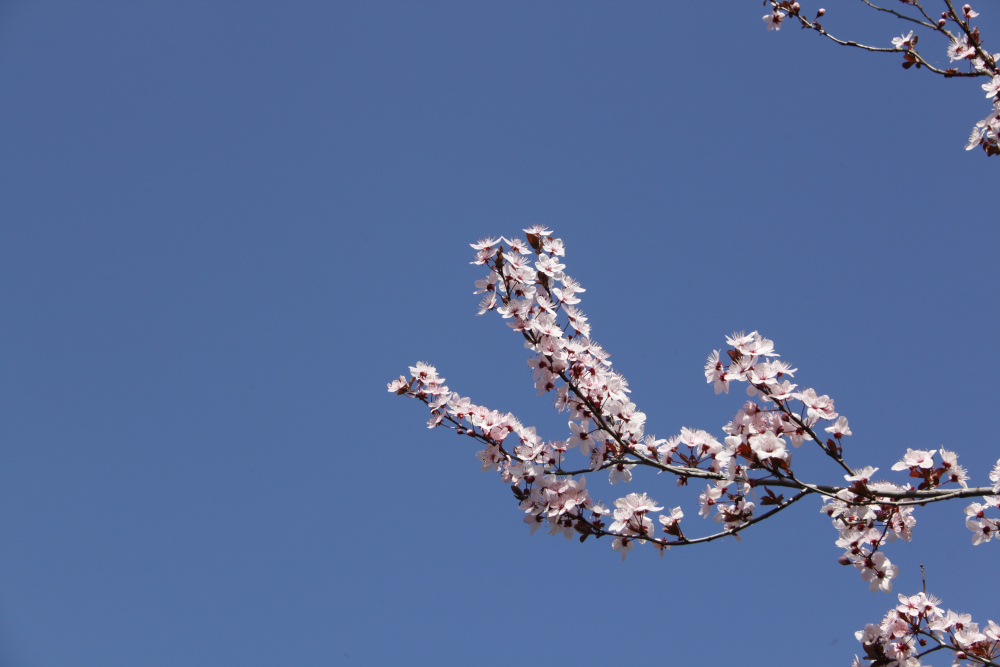
#> input picture TP/imagesTP/CerisierP.jpg, 1000 x 667 px
$ python demo.py
#> lines starting #> are read from the running program, lines starting #| are printed output that depends on the picture

import numpy as np

from matplotlib import pyplot as plt
import cv2 as cv

if __name__ == "__main__":


    #Ouvrir une image
    img = cv.imread("CerisierP.jpg")
#> img is the input picture: shape (667, 1000, 3); mean B, G, R 154.2, 109.1, 87.7
    img = cv.cvtColor(img,cv.COLOR_BGR2RGB)

    #Afficher une image
    plt.figure()
    plt.imshow(img)

    #Afficher les canaux
    rouge = img[:,:, 0]
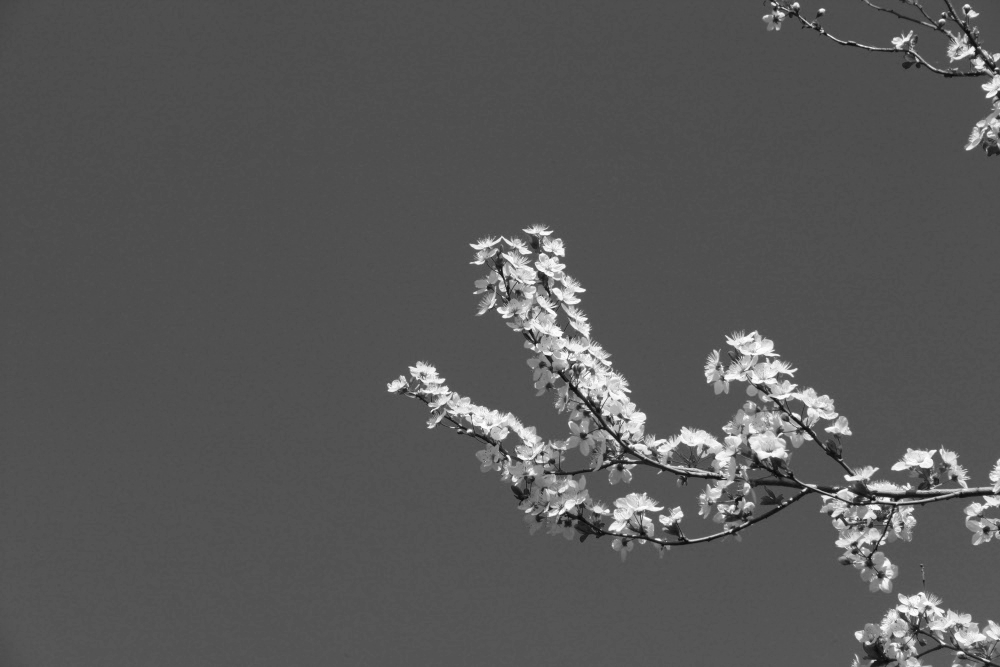
#> rouge: shape (667, 1000); min 7, max 255, mean 87.7
    vert = img[:,:, 1]
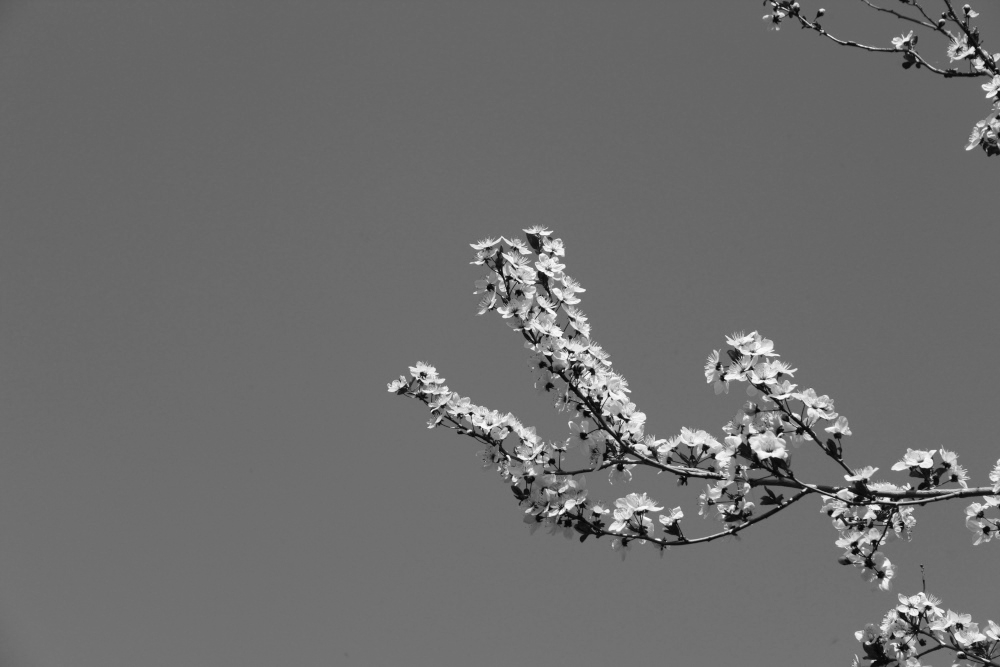
#> vert: shape (667, 1000); min 4, max 253, mean 109.1
    bleu = img[:,:, 2]
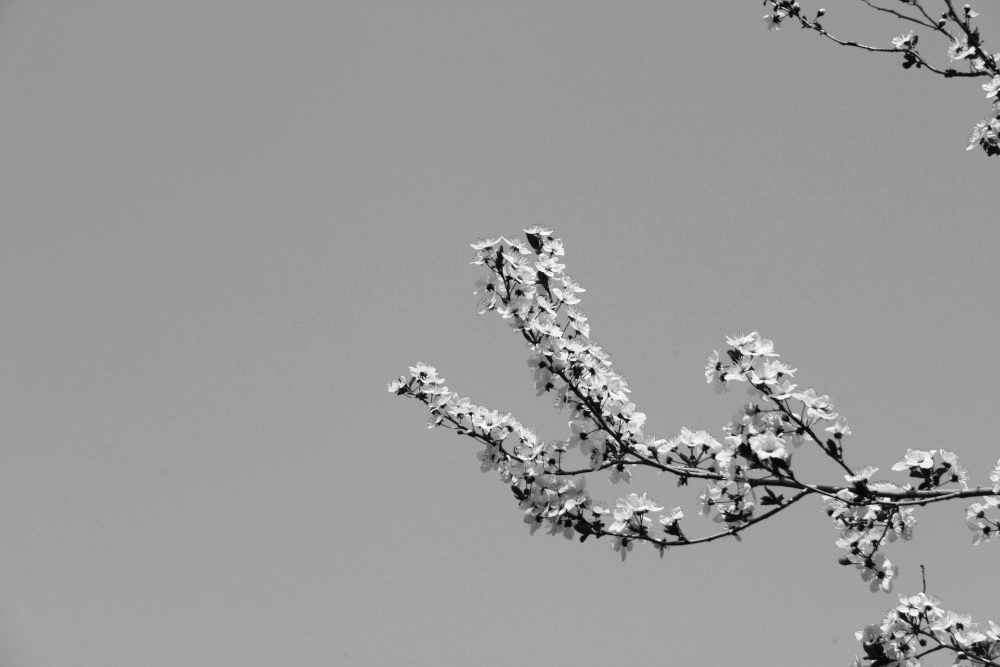
#> bleu: shape (667, 1000); min 2, max 255, mean 154.2
    plt.figure()
    plt.subplot(2, 2, 1)
    plt.imshow(img)
    plt.subplot(2, 2, 2)
    plt.imshow(rouge, cmap="Reds")
    plt.subplot(2, 2, 3)
    plt.imshow(vert, cmap="Greens")
    plt.subplot(2, 2, 4)
    plt.imshow(bleu, cmap="Blues")

    # Transformation en niveau de gris
    imgG = cv.cvtColor(img,cv.COLOR_RGB2GRAY)
    plt.figure()
    plt.imshow(imgG, cmap="gray")

    plt.show()
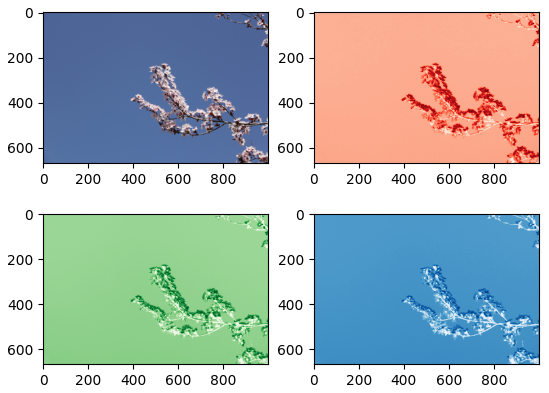
#> figure drawn by matplotlib, 4 panels
